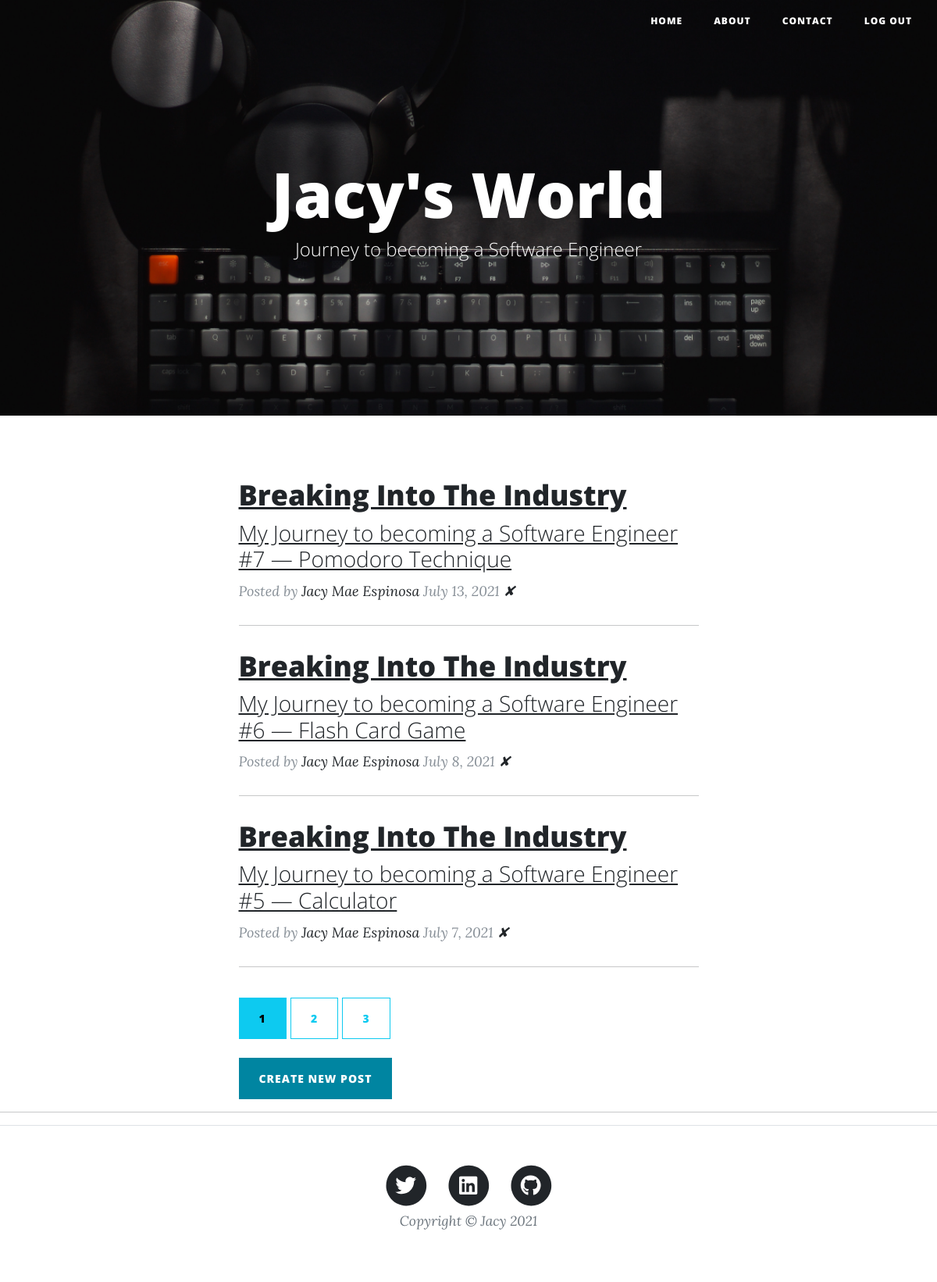
The page / (signed in) on the database its author committed.
### main.py (models this page shows, shortened)
class BlogPost(db.Model, Base):
    __tablename__ = 'blog_posts'
    id = Column(Integer, primary_key=True)
    author_id = Column(Integer, ForeignKey('users.id'))
    author = relationship("User", back_populates="posts")
    title = Column(String(250), unique=False, nullable=False)
    subtitle = Column(String(250), nullable=False)
    date = Column(String(250), nullable=False)
    body = Column(Text, nullable=False)
    img_url = Column(String(250), nullable=False)
    comments = relationship("Comment", back_populates="blog_post")

class User(UserMixin, db.Model, Base):
    __tablename__ = 'users'
    id = Column(Integer, primary_key=True)
    email = Column(String(100), unique=True)
    password = Column(String(100))
    name = Column(String(1000))
    posts = relationship("BlogPost", back_populates="author")
    comments = relationship("Comment", back_populates="comment_author")

### main.py (the view)
@app.route('/')
def get_all_posts():
    page = request.args.get('page', 1, type=int)
    all_posts = BlogPost.query.order_by(BlogPost.id.desc()).paginate(page=page, per_page=3)
    return render_template("index.html", all_posts=all_posts, user=current_user)

### main.py (called while the page is built)
@login_manager.user_loader
def load_user(user_id):
    return User.query.get(int(user_id))

### templates/index.html
<!DOCTYPE html>
<html lang="en">
    <body>
    {% include "header.html" %}
        <header class="masthead" style="background-image: url('static/assets/img/home-bg.jpg')">
            <div class="container position-relative px-4 px-lg-5">
                <div class="row gx-4 gx-lg-5 justify-content-center">
                    <div class="col-md-10 col-lg-8 col-xl-7">
                        <div class="site-heading">
                            <h1>Jacy's World</h1>
                            <span class="subheading">Journey to becoming a Software Engineer</span>
                        </div>
                    </div>
                </div>
            </div>
        </header>
        <div class="container px-4 px-lg-5">
            <div class="row gx-4 gx-lg-5 justify-content-center">
                <div class="col-md-10 col-lg-8 col-xl-7">
                    {% for blog_post in all_posts.items %}
                    <div class="post-preview">
                        <a href="{{ url_for('show_post', blog_id=blog_post['id']) }}">
                            <h2 class="post-title">{{ blog_post.title }}</h2>
                            <h3 class="post-subtitle">{{ blog_post.subtitle }}</h3>
                        </a>
                        <p class="post-meta">
                            Posted by
                            <a href="{{ url_for('get_all_posts') }}">{{ blog_post.author.name }}</a>
                            {{ blog_post.date }}
                            {% if user.id == 1 %}
                            <a href="{{url_for('delete', blog_id=blog_post.id) }}">✘</a>
                            {% endif %}
                        </p>
                    </div>
                    <hr class="my-4" />
                    {% endfor %}
                    <div class="pagination-btn" style="padding-top: 15px;">
                     {% for page_num in all_posts.iter_pages(left_edge=1, right_edge=1, left_current=1, right_current=2) %}
                         {% if page_num %}
                             {% if all_posts.page == page_num %}
                                <a class="btn btn-info mb-4" href="{{ url_for('get_all_posts', page=page_num)}}">{{ page_num }}</a>
                             {% else%}
                                <a class="btn btn-outline-info mb-4"href="{{ url_for('get_all_posts', page=page_num)}}">{{ page_num }}</a>
                             {% endif %}
                         {% else %}
                             ...
                         {% endif %}
                     {% endfor %}
                    </div>
                    <div class="clearfix">
                        {% if user.id == 1 %}
                            <a class="btn btn-primary" href="{{ url_for('create_post') }}">Create New Post</a>
                    {% endif %}
                    </div>
                  </div>
                </div>
              </div>
              <hr>
    {% include "footer.html" %}
    </body>
</html>

### rows shown on the page
BlogPost: title "Breaking Into The Industry", subtitle "My Journey to becoming a Software Engineer #7 — Pomodoro Technique", author.name "Jacy Mae Espinosa", date "July 13, 2021"
BlogPost: title "Breaking Into The Industry", subtitle "My Journey to becoming a Software Engineer #6 — Flash Card Game", author.name "Jacy Mae Espinosa", date "July 8, 2021"
BlogPost: title "Breaking Into The Industry", subtitle "My Journey to becoming a Software Engineer #5 — Calculator", author.name "Jacy Mae Espinosa", date "July 7, 2021"

### other values the page prints
{{ page_num }} "1"
{{ page_num }} "2" "3"
